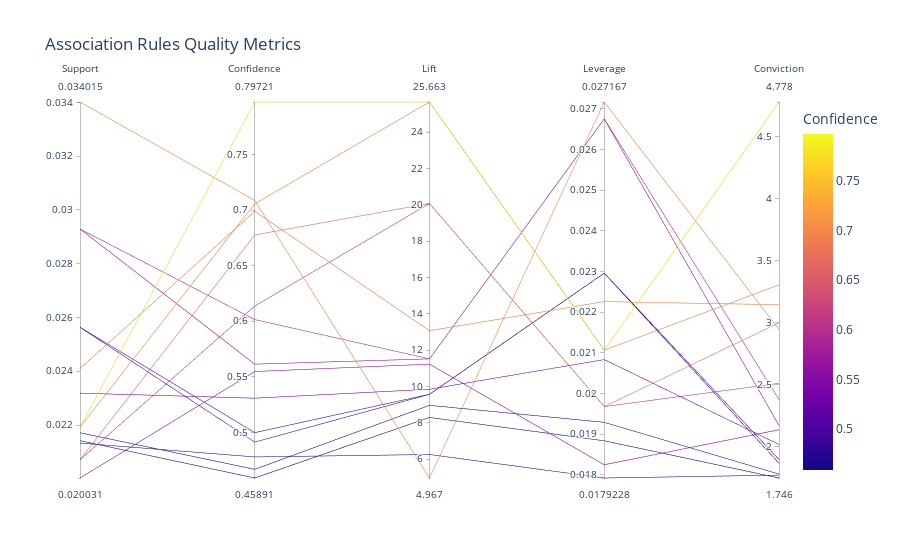
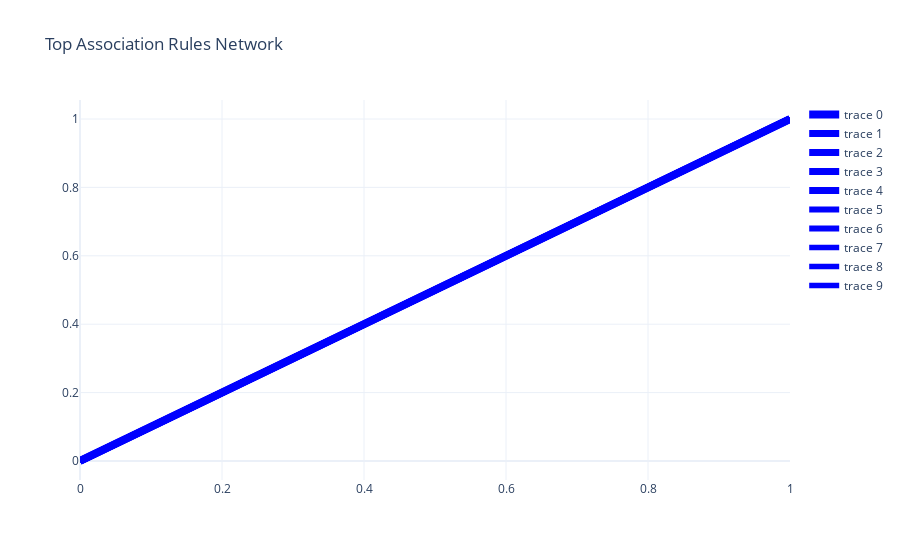

Notebook code for these charts, in order:
### Code cell
# 4. ASSOCIATION RULES VISUALIZATION
print("4.  ASSOCIATION RULES ANALYSIS")

# Prepare top association rules for visualization
top_rules = association_rules_df.nlargest(15, 'confidence').copy()
top_rules['Rule'] = top_rules['antecedents'].apply(lambda x: str(x).replace('frozenset', '')) + ' → ' + \
                    top_rules['consequents'].apply(lambda x: str(x).replace('frozenset', ''))

# Create interactive parallel coordinates plot
fig = px.parallel_coordinates(top_rules, 
                             dimensions=['support', 'confidence', 'lift', 'leverage', 'conviction'],
                             color='confidence',
                             labels={'support': 'Support', 'confidence': 'Confidence', 
                                    'lift': 'Lift', 'leverage': 'Leverage', 'conviction': 'Conviction'},
                             title='Association Rules Quality Metrics')
fig.show()

# Network graph for association rules
fig = go.Figure()

# Add edges (rules)
for _, rule in top_rules.head(10).iterrows():
    antecedents = list(rule['antecedents'].replace('frozenset({', '').replace('})', '').split("'"))[1]
    consequents = list(rule['consequents'].replace('frozenset({', '').replace('})', '').split("'"))[1]
    
    fig.add_trace(go.Scatter(x=[0, 1], y=[0, 1],
                            mode='lines',
                            line=dict(width=rule['confidence']*10, color='blue'),
                            hoverinfo='text',
                            text=f"{antecedents} → {consequents}<br>Confidence: {rule['confidence']:.3f}"))

fig.update_layout(title='Top Association Rules Network',
                  xaxis=dict(showticklabels=True),
                  yaxis=dict(showticklabels=True),
                  showlegend=True)
fig.show()

### Figure 1 — Plotly figure (JSON) as saved in the notebook; plotly's stock layout.template omitted (floating-point values rounded to 4 significant figures)
{"data": [{"dimensions": [{"label": "Support", "values": [0.02192, 0.03401, 0.02192, 0.0241, 0.02071, 0.02071, 0.02929, 0.02929, 0.02003, 0.02319, 0.02564, 0.02564, 0.02133, 0.02171, 0.02142]}, {"label": "Confidence", "values": [0.7972, 0.7087, 0.7056, 0.6989, 0.6776, 0.6136, 0.6015, 0.5613, 0.5547, 0.5307, 0.4997, 0.4912, 0.4779, 0.4667, 0.4589]}, {"label": "Lift", "values": [25.66, 4.967, 25.66, 13.07, 20.08, 20.08, 11.52, 11.52, 11.23, 9.852, 9.575, 9.575, 6.261, 8.968, 8.301]}, {"label": "Leverage", "values": [0.02107, 0.02717, 0.02107, 0.02226, 0.01968, 0.01968, 0.02675, 0.02675, 0.01825, 0.02083, 0.02296, 0.02296, 0.01792, 0.01929, 0.01884]}, {"label": "Conviction", "values": [4.778, 2.943, 3.303, 3.143, 2.997, 2.509, 2.378, 2.169, 2.135, 2.016, 1.895, 1.865, 1.769, 1.778, 1.746]}], "domain": {"x": [0, 1], "y": [0, 1]}, "line": {"color": [0.7972, 0.7087, 0.7056, 0.6989, 0.6776, 0.6136, 0.6015, 0.5613, 0.5547, 0.5307, 0.4997, 0.4912, 0.4779, 0.4667, 0.4589], "coloraxis": "coloraxis"}, "name": "", "type": "parcoords"}], "layout": {"coloraxis": {"colorbar": {"title": {"text": "Confidence"}}, "colorscale": [[0, "#0d0887"], [0.1111, "#46039f"], [0.2222, "#7201a8"], [0.3333, "#9c179e"], [0.4444, "#bd3786"], [0.5556, "#d8576b"], [0.6667, "#ed7953"], [0.7778, "#fb9f3a"], [0.8889, "#fdca26"], [1, "#f0f921"]]}, "legend": {"tracegroupgap": 0}, "title": {"text": "Association Rules Quality Metrics"}}}

### Figure 2 — Plotly figure (JSON) as saved in the notebook; plotly's stock layout.template omitted (floating-point values rounded to 4 significant figures)
{"data": [{"hoverinfo": "text", "line": {"color": "blue", "width": 7.972}, "mode": "lines", "text": "GREEN REGENCY TEACUP AND SAUCER → ROSES REGENCY TEACUP AND SAUCER <br>Confidence: 0.797", "type": "scatter", "x": [0, 1], "y": [0, 1]}, {"hoverinfo": "text", "line": {"color": "blue", "width": 7.087}, "mode": "lines", "text": "RED HANGING HEART T-LIGHT HOLDER → WHITE HANGING HEART T-LIGHT HOLDER<br>Confidence: 0.709", "type": "scatter", "x": [0, 1], "y": [0, 1]}, {"hoverinfo": "text", "line": {"color": "blue", "width": 7.056}, "mode": "lines", "text": "ROSES REGENCY TEACUP AND SAUCER  → GREEN REGENCY TEACUP AND SAUCER<br>Confidence: 0.706", "type": "scatter", "x": [0, 1], "y": [0, 1]}, {"hoverinfo": "text", "line": {"color": "blue", "width": 6.989}, "mode": "lines", "text": "SWEETHEART CERAMIC TRINKET BOX → STRAWBERRY CERAMIC TRINKET BOX<br>Confidence: 0.699", "type": "scatter", "x": [0, 1], "y": [0, 1]}, {"hoverinfo": "text", "line": {"color": "blue", "width": 6.776}, "mode": "lines", "text": "ALARM CLOCK BAKELIKE GREEN → ALARM CLOCK BAKELIKE RED <br>Confidence: 0.678", "type": "scatter", "x": [0, 1], "y": [0, 1]}, {"hoverinfo": "text", "line": {"color": "blue", "width": 6.136}, "mode": "lines", "text": "ALARM CLOCK BAKELIKE RED  → ALARM CLOCK BAKELIKE GREEN<br>Confidence: 0.614", "type": "scatter", "x": [0, 1], "y": [0, 1]}, {"hoverinfo": "text", "line": {"color": "blue", "width": 6.015}, "mode": "lines", "text": "WOODEN PICTURE FRAME WHITE FINISH → WOODEN FRAME ANTIQUE WHITE <br>Confidence: 0.601", "type": "scatter", "x": [0, 1], "y": [0, 1]}, {"hoverinfo": "text", "line": {"color": "blue", "width": 5.613}, "mode": "lines", "text": "WOODEN FRAME ANTIQUE WHITE  → WOODEN PICTURE FRAME WHITE FINISH<br>Confidence: 0.561", "type": "scatter", "x": [0, 1], "y": [0, 1]}, {"hoverinfo": "text", "line": {"color": "blue", "width": 5.547}, "mode": "lines", "text": "PAPER CHAIN KIT VINTAGE CHRISTMAS → S CHRISTMAS \"<br>Confidence: 0.555", "type": "scatter", "x": [0, 1], "y": [0, 1]}, {"hoverinfo": "text", "line": {"color": "blue", "width": 5.307}, "mode": "lines", "text": "LOVE BUILDING BLOCK WORD → HOME BUILDING BLOCK WORD<br>Confidence: 0.531", "type": "scatter", "x": [0, 1], "y": [0, 1]}], "layout": {"showlegend": true, "title": {"text": "Top Association Rules Network"}, "xaxis": {"showticklabels": true}, "yaxis": {"showticklabels": true}}}
